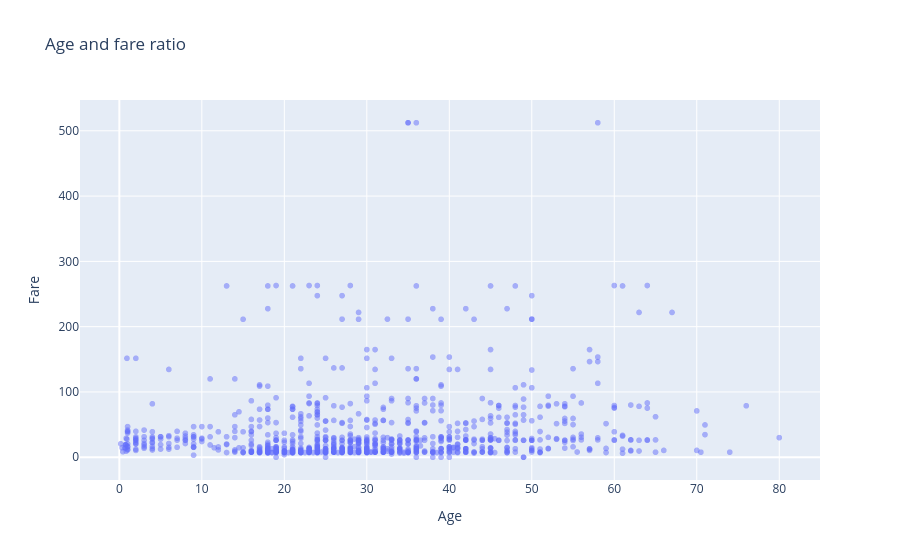

The cell this chart's notebook holds for it:
### Markdown cell above
**1. Scatter plot (interactive)**\
Соотношение возраста и стоимости билета

### Code cell
fig = px.scatter(data_frame=titanic_df, x="Age", y="Fare", opacity=0.5, title="Age and fare ratio")
fig.show()

### Figure 1 — Plotly figure (JSON) as saved in the notebook; plotly's stock layout.template omitted (floating-point values rounded to 4 significant figures; data arrays with more than 128 entries replaced by an {"elided": "..."} marker saying what was removed)
{"data": [{"hovertemplate": "Age=%{x}<br>Fare=%{y}<extra></extra>", "legendgroup": "", "marker": {"color": "#636efa", "opacity": 0.5, "symbol": "circle"}, "mode": "markers", "name": "", "showlegend": false, "type": "scattergl", "x": {"elided": "1309 float values"}, "xaxis": "x", "y": {"elided": "1309 float values"}, "yaxis": "y"}], "layout": {"legend": {"tracegroupgap": 0}, "title": {"text": "Age and fare ratio"}, "xaxis": {"anchor": "y", "domain": [0, 1], "title": {"text": "Age"}}, "yaxis": {"anchor": "x", "domain": [0, 1], "title": {"text": "Fare"}}}}
